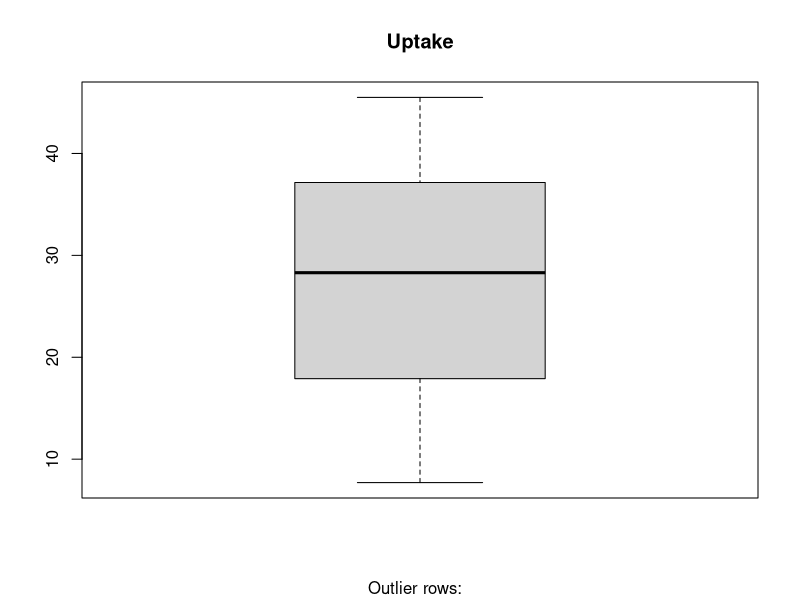
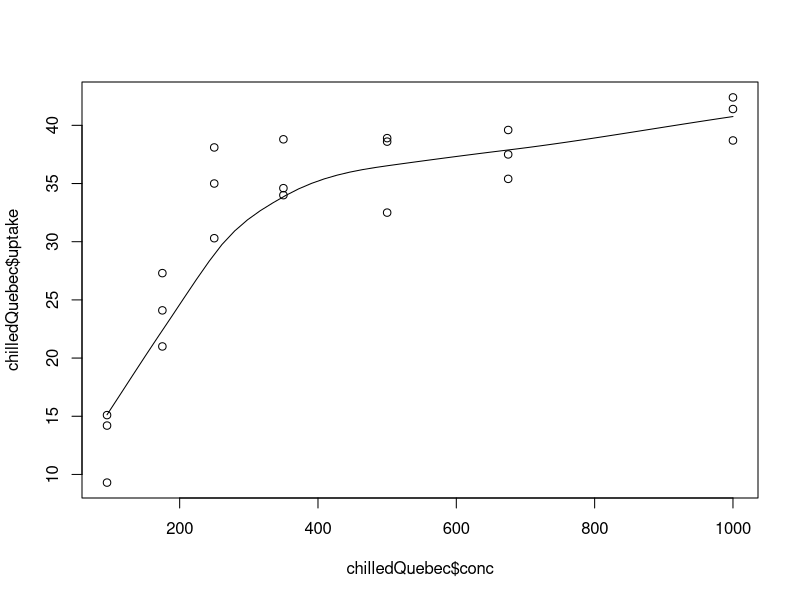
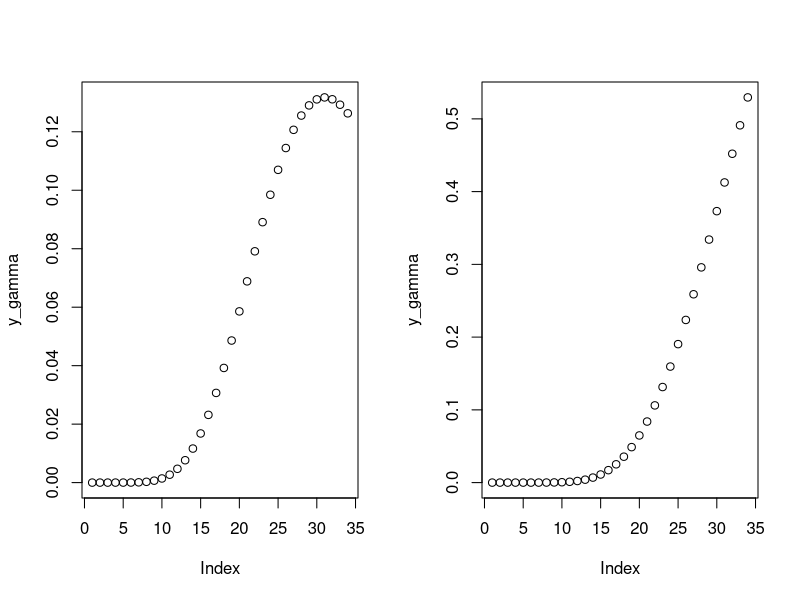

These figures' R source, in order:
#################START_COD 
#vizualizam setul de date initial
View(CO2)

#modificam setul de date
#copiam setul initial
model <- CO2 

#dam fiecarui sir de caractere o valoare numerica
model$Plant <- as.character(model$Plant)
model$Plant[model$Plant=="Qn1"]<- 0
model$Plant[model$Plant=="Qn2"]<- 1
model$Plant[model$Plant=="Qn3"]<- 2

model$Plant[model$Plant=="Qc1"]<- 3
model$Plant[model$Plant=="Qc2"]<- 4
model$Plant[model$Plant=="Qc3"]<- 5

model$Plant[model$Plant=="Mn1"]<- 6
model$Plant[model$Plant=="Mn2"]<- 7
model$Plant[model$Plant=="Mn3"]<- 8

model$Plant[model$Plant=="Mc1"]<- 9
model$Plant[model$Plant=="Mc2"]<- 10
model$Plant[model$Plant=="Mc3"]<- 11
model$Plant <- as.numeric(model$Plant)

model$Type <- as.character(model$Type)
model$Type[model$Type=="Quebec"]     <- 0
model$Type[model$Type=="Mississippi"]<- 1
model$Type <- as.numeric(model$Type)

model$Treatment <- as.character(model$Treatment)
model$Treatment[model$Treatment=="nonchilled"]<- 0
model$Treatment[model$Treatment=="chilled"]   <- 1
model$Treatment <- as.numeric(model$Treatment)

#vizualizam modelul rezultat
View(model)


#construim diverse categorii de date
#Quebec
Quebec                <- subset(model,
                                Type==0, #Quebec
                                select=c(Plant, Treatment, conc, uptake))

nonchilledQuebec      <- subset(Quebec,
                                Treatment==0, #nonchilled
                                select=c(Plant, Treatment, conc, uptake))

chilledQuebec         <- subset(Quebec,
                                Treatment==1, #chilled
                                select=c(Plant, Treatment, conc, uptake))

#Mississippi
Mississippi           <- subset(model,
                                Type==1, #Mississippi
                                select=c(Plant, Treatment, conc, uptake))

nonchilledMississippi <- subset(Mississippi,
                                Treatment==0, #nonchilled
                                select=c(Plant, Treatment, conc, uptake))

chilledMississippi    <- subset(Mississippi,
                                Treatment==1, #chilled
                                select=c(Plant, Treatment, conc, uptake))

#selectam planta Qc1 din Quebec, chilled
chilledQuebec1        <- subset(chilledQuebec,
                                Plant==3, #Qc1
                                select=c(conc, uptake))

#Subiectul I
#calculam media absorbtiei in diferite cazuri
mean(model$uptake)                  # 27.21310 medie pentru toate plantele
mean(chilledMississippi$uptake)     # 15.81429
mean(nonchilledMississippi$uptake)  # 25.95238
mean(chilledQuebec$uptake)          # 31.75238
mean(nonchilledQuebec$uptake)       # 35.33333

#calculam varianta absorbtiei in cazul plantei Qc1
var(chilledQuebec1$uptake)          # 69.46571

#folosim boxplot pentru a evalua mediana
boxplot(model$uptake,
        main="Uptake",
        sub=paste("Outlier rows: ",
                  boxplot.stats(model$uptake)$out))

#folosim quantile pentru a afla mai multe informatii despre absorbtia plantelor
quantile(model$uptake)
# 0%    25%    50%    75%   100% 
#7.700 17.900 28.300 37.125 45.500


#Subiectul II
#calculam corelatia dintre conc si uptake in mai multe situatii
cor(CO2$uptake, CO2$conc)                                     # 0.4851774
cor(chilledMississippi$uptake ,chilledMississippi$conc)       # 0.5586601
cor(nonchilledMississippi$uptake ,nonchilledMississippi$conc) # 0.7019991
cor(chilledQuebec$uptake, chilledQuebec$conc)                 # 0.7422454
cor(nonchilledQuebec$uptake, nonchilledQuebec$conc)           # 0.7038936

#vizualizam compatibilitatea
scatter.smooth(x=chilledQuebec$conc, y=chilledQuebec$uptake)

#creeam regresia simpla
#construim setul de date de training si test
set.seed(100)  
trainingRowIndex <- sample(1:nrow(chilledQuebec), 0.8*nrow(chilledQuebec))  
trainingData <- chilledQuebec[trainingRowIndex, ]
testData  <- chilledQuebec[-trainingRowIndex, ]

#construim modelul folosind training data
lmMod <- lm(uptake ~ conc, data=trainingData)  
distPred <- predict(lmMod, testData)

#verificam
summary(lmMod)
AIC(lmMod)
BIC(lmMod)
actuals_preds <- data.frame(cbind(actuals=testData$uptake, predicteds=distPred))
correlation_accuracy <- cor(actuals_preds)  # 82.7%
head(actuals_preds)

#creeam regresia multipla
multLinMod <- lm(uptake ~ Type + Plant + Treatment + conc, data=model)
#o evaluam
summary(multLinMod)

#adaugam variabila noua
#folosim set.seed pentru a genera acelasi sir de numere aleatoare de fiecare data
set.seed(100)
#dam valori
moistureRate <- rnorm(84, mean=1, sd=5)
#creeam regresia multipla la care am adaugat noua variabila
multLinMod <- lm(uptake ~ Type + Plant + Treatment + conc + moistureRate, data=model)
#o evaluam
summary(multLinMod)


#Subiectul III
#vrem sa vedem doua grafice
par(mfrow=c(1, 2))
#construim secventa de numere
x_gamma <- seq(0, 10, by=0.3)

#functia de densitate
y_gamma <- dgamma(x_gamma, 10)
#afisam
plot(y_gamma,)
#functia de distributie
y_gamma <- pgamma(x_gamma, 10)
#afisam
plot(y_gamma)


###BONUS
#a
#genereaza un vector ce contine "titlul"
titlu <- function(n, last)
{
  titl <- c()
  for (val in 1:n)
  {
    titl <- c(titl, paste("",val, sep = ""))
  }
  titl <- c(titl,last)
  
}
#genereaza un vector de n numere aleatoare ce au totalul egal cu tot
genval <- function(n, tot)
{
  total <- 0
  vals <- c()
  for (val in 1:n)
  {
    rnr <- runif(1, 0.0, 100.0)
    total <- total + rnr
    vals <- c(vals, rnr)
  }
  for (i in 1:n)
  {
    vals[i] <- (vals[i]/total) * tot
  }
  
  vals
}

frepcomgen <- function(n, m)
{
  #SETARI
  precizie <- 0.1 #o zecimala
  val_min  <- 0.1 #val min
  val_max  <- 0.5 #val max
  #######
  
  #cautam valori in acest camp, pentru a limita timpul de executie, vom folosi doar 1-5
  probabilities <- seq(val_min, val_max, by=precizie)
  
  #construim "titlul" coloanelor
  lX <- titlu(n, "X/qj")
  
  #construim "titlul" coloanelor
  lY <- titlu(m, "Y/pi")
  
  #construim variabila comuna
  common_var <- matrix(0, nrow = n + 1, ncol = m + 1, dimnames = list(lX, lY))
  
  #variabila rezultata
  var_ok <- NA
  
  #shuffle
  probabilities <- list(probabilities)[[1]][sample(1:length(probabilities))]
  
  #folosim backtracking pentru a gasi o varianta
  bkt <- function(i, j, common_var) {
    if (i == n + 1) {
      row_sums <- c()
      col_sums <- c()
      for(row in 1:nrow(common_var)) {
        row_sum <- sum(common_var[row,])
        row_sums = c(row_sums, row_sum)
      }
      for(col in 1:ncol(common_var)) {
        col_sum <- sum(common_var[,col]) 
        col_sums = c(col_sums, col_sum)
      }
      if (sum(row_sums) == 1 && sum(col_sums) == 1) {
        var_ok <<- common_var
        return(1)
      }
    } else {
      for (number in probabilities) {
        common_var[i, j] <- number
        if (j == m) {
          if (bkt(i + 1, 0,common_var) == 1){
            return(1)
          }
        } else {
          if (bkt(i, j + 1, common_var) == 1) {
            return(1)
          }
        }
      }
    }
    return(0)
  }
  #daca avem matrice de 1x1, rezultatul va fi 1
  if (m*n == 1)
    var_ok <- matrix(1, nrow = n + 1, ncol = m + 1, dimnames = list(lX, lY))
  else #cauta folosind bkt
    bkt(1, 1, common_var)
  
  var_ok[[n+1,m+1]] <- 1
  
  
  #calculam suma liniilor pentru a gasi X
  for (i in 1:n)
  {
    s <- 0
    for (j in 1:m)
    {
      var_ok[[i,j]] <- var_ok[[i,j]]
      s <- s + var_ok[[i,j]]
    }
    var_ok[[i,m+1]] <- s
  }
  
  #calculam suma coloanelor pentrut Y
  for (i in 1:m)
  {
    s <- 0
    for (j in 1:n)
    {
      s <- s + var_ok[[j,i]]
    }
    var_ok[[n+1,i]] <- s
  }
  
  #stergem o valoare aleatoare pe fiecare rand
  for (i in 1:n)
  {
    rip <- sample(1:m, 1)
    var_ok[[i,rip]] <- NA
  }
  
  var_ok
}
##

#b
fcomplrepcom <- function(repCom)
{
  #obtinem dimensiunile initiale
  m <- dim(repCom)[2] - 1
  n <- dim(repCom)[1] - 1
  
  #completam interiorul
  for (i in 1:n)
  {
    s <- 0
    indLips <- 0
    for (j in 1:m)
    {
      if (is.na(repCom[[i,j]]))
        indLips <- j
      else
        s <- s + repCom[[i,j]]
    }
    if (indLips > 0)
    {
      repCom[[i,indLips]] <- repCom[[i,m + 1]] - s
    }
  }
  
  repCom
}
##

#c
#calculeaza E(X)
E <- function(va)
{
  n <- dim(va)[2]
  tot <- 0
  
  for (i in 1:n)
  {
    add <- va[[1,i]] * va[[2,i]]
    tot <- tot + add
  }
  
  tot
}
#inmulteste doua va
vaMult <- function(X,Y)
{
  n <- dim(X)[2]
  m <- dim(Y)[2]
  rez <- matrix(, nrow = 2, ncol = n*m)
  
  curent <- 1
  for (i in 1:n)
    for (j in 1:m)
    {
      rez[[1,curent]] <- X[[1, i]] * Y[[1,j]]
      rez[[2,curent]] <- X[[2, i]] * Y[[2,j]]
      curent <- curent+1
    }
  rez
}
#calculeaza cov(X, Y)
vaCov <- function(X, Y)
{
  XY <- vaMult(X, Y)
  cv <- E(XY) - E(X) * E(Y)
  cv
}

#calculeaza Var(X)
vaVar <- function(X)
{
  rett <- E(vaMult(X,X)) - E(X)^2
  rett
}

fnF <- function(X, a)
{
  n <- dim(X)[2]
  total <- 0
  for (i in 1:n)
    if (X[[1,i]] <= a)
    {
      total <- total + X[[2,i]]
    }
  total
}

covpp <- function(repartitieComuna)
{
  #obtinem dimensiunile initiale
  m <- dim(repartitieComuna)[2] - 1
  n <- dim(repartitieComuna)[1] - 1
  
  #construim X si Y
  X <- matrix(, nrow = 2, ncol = n)
  Y <- matrix(, nrow = 2, ncol = m)
  
  for (i in 1:n)
  {
    X[[1,i]] <- as.numeric(rownames(repartitieComuna)[i])
    X[[2,i]] <- repartitieComuna[[i, m+1]]
  }
  
  for (i in 1:m)
  {
    Y[[1,i]] <- as.numeric(colnames(repartitieComuna)[i])
    Y[[2,i]] <- repartitieComuna[[n+1, i]]
  }
  
  #creeam 5X
  X1 <- X
  for (i in 1:n)
  {
    X1[[1,i]] <- X1[[1,i]] * 5
  }
  #creeam -3Y
  Y1 <- Y
  for (i in 1:m)
  {
    Y1[[1,i]] <- Y1[[1,i]] * -3
  }
  #calculam Cov(5X, -3Y)
  vac <- vaCov(X1,Y1)
  
  
  
  #daca Cov(X,Y) este 0 => necorelate
  if(all.equal(vac, 0)){
    print("NECORELATE")
  }else
    print("NU SUNT NECORELATE")
  
  
  #LIPSESTE P(0<X<3/Y>2)
  
  #P(x > 6) = 1 - P(x <= 6) = 1 - F(6)
  print("P(X>6,Y<7) = ")
  print((1 - fnF(X, 6)) * fnF(Y,7))
}
##

#d
fverind <- function(repartitieComuna)
{
  #presupunem ca este
  este <- TRUE
  #obtinem dimensiunile initiale
  m <- dim(repartitieComuna)[2] - 1
  n <- dim(repartitieComuna)[1] - 1
  
  #verificam interiorul
  for (i in 1:n)
    for (j in 1:m)
    {
      rezultat <- repartitieComuna[[i, m + 1]] * repartitieComuna[[n + 1, j]]
      #daca valorile nu sunt egale, presupunerea facuta este falsa
      if (repartitieComuna[[i,j]] != rezultat)
        este <- FALSE
    }
  este
}

fvrnecor <- function(repartitieComuna)
{
  #obtinem dimensiunile initiale
  m <- dim(repartitieComuna)[2] - 1
  n <- dim(repartitieComuna)[1] - 1
  
  #construim X si Y
  X <- matrix(, nrow = 2, ncol = n)
  Y <- matrix(, nrow = 2, ncol = m)
  
  for (i in 1:n)
  {
    X[[1,i]] <- as.numeric(rownames(repartitieComuna)[i])
    X[[2,i]] <- repartitieComuna[[i, m+1]]
  }
  
  for (i in 1:m)
  {
    Y[[1,i]] <- as.numeric(colnames(repartitieComuna)[i])
    Y[[2,i]] <- repartitieComuna[[n+1, i]]
  }
  
  #calculam Cov(X, Y)
  vac <- vaCov(X,Y)
  
  rez <- all.equal(vac, 0)
  rez
}
##

#main
repcom <- frepcomgen(2, 3)
repcom
covpp(repcom)
repcom <- fcomplrepcom(repcom)
repcom
fverind(repcom)
#####